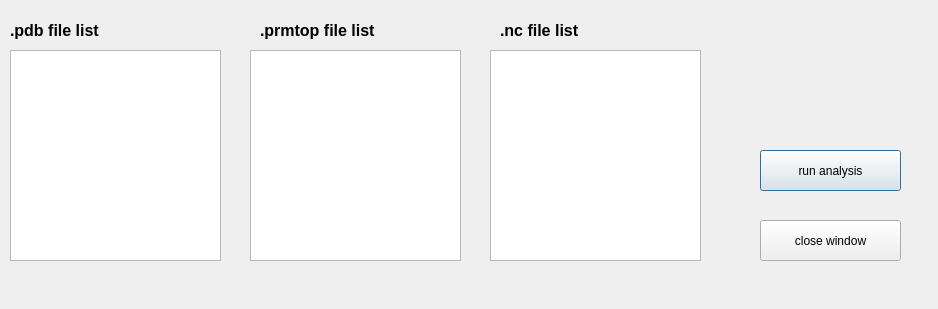
<?xml version="1.0" encoding="UTF-8"?>
<ui version="4.0">
 <class>Dialog</class>
 <widget class="QDialog" name="Dialog">
  <property name="geometry">
   <rect>
    <x>0</x>
    <y>0</y>
    <width>938</width>
    <height>309</height>
   </rect>
  </property>
  <property name="windowTitle">
   <string>Dialog</string>
  </property>
  <widget class="QLabel" name="label">
   <property name="geometry">
    <rect>
     <x>10</x>
     <y>20</y>
     <width>231</width>
     <height>21</height>
    </rect>
   </property>
   <property name="text">
    <string>&lt;html&gt;&lt;head/&gt;&lt;body&gt;&lt;p&gt;&lt;span style=&quot; font-size:12pt; font-weight:600;&quot;&gt;.pdb file list&lt;/span&gt;&lt;/p&gt;&lt;/body&gt;&lt;/html&gt;</string>
   </property>
  </widget>
  <widget class="QTextEdit" name="textEdit">
   <property name="geometry">
    <rect>
     <x>10</x>
     <y>50</y>
     <width>211</width>
     <height>211</height>
    </rect>
   </property>
  </widget>
  <widget class="QPushButton" name="pushButton">
   <property name="geometry">
    <rect>
     <x>760</x>
     <y>150</y>
     <width>141</width>
     <height>41</height>
    </rect>
   </property>
   <property name="text">
    <string>run analysis</string>
   </property>
  </widget>
  <widget class="QPushButton" name="pushButton_2">
   <property name="geometry">
    <rect>
     <x>760</x>
     <y>220</y>
     <width>141</width>
     <height>41</height>
    </rect>
   </property>
   <property name="text">
    <string>close window</string>
   </property>
  </widget>
  <widget class="QLabel" name="label_2">
   <property name="geometry">
    <rect>
     <x>260</x>
     <y>20</y>
     <width>231</width>
     <height>21</height>
    </rect>
   </property>
   <property name="text">
    <string>&lt;html&gt;&lt;head/&gt;&lt;body&gt;&lt;p&gt;&lt;span style=&quot; font-size:12pt; font-weight:600;&quot;&gt;.prmtop file list&lt;/span&gt;&lt;/p&gt;&lt;/body&gt;&lt;/html&gt;</string>
   </property>
  </widget>
  <widget class="QTextEdit" name="textEdit_2">
   <property name="geometry">
    <rect>
     <x>250</x>
     <y>50</y>
     <width>211</width>
     <height>211</height>
    </rect>
   </property>
  </widget>
  <widget class="QTextEdit" name="textEdit_3">
   <property name="geometry">
    <rect>
     <x>490</x>
     <y>50</y>
     <width>211</width>
     <height>211</height>
    </rect>
   </property>
  </widget>
  <widget class="QLabel" name="label_3">
   <property name="geometry">
    <rect>
     <x>500</x>
     <y>20</y>
     <width>231</width>
     <height>21</height>
    </rect>
   </property>
   <property name="text">
    <string>&lt;html&gt;&lt;head/&gt;&lt;body&gt;&lt;p&gt;&lt;span style=&quot; font-size:12pt; font-weight:600;&quot;&gt;.nc file list&lt;/span&gt;&lt;/p&gt;&lt;/body&gt;&lt;/html&gt;</string>
   </property>
  </widget>
  <widget class="QLabel" name="label_4">
   <property name="geometry">
    <rect>
     <x>740</x>
     <y>40</y>
     <width>181</width>
     <height>81</height>
    </rect>
   </property>
   <property name="text">
    <string/>
   </property>
   <property name="pixmap">
    <pixmap>maxdemon.png</pixmap>
   </property>
   <property name="scaledContents">
    <bool>true</bool>
   </property>
  </widget>
 </widget>
 <resources/>
 <connections/>
</ui>
